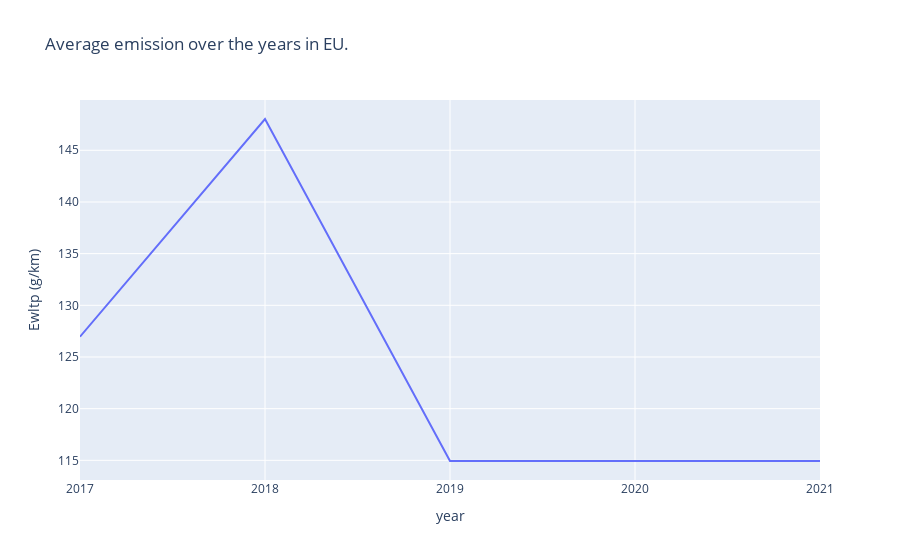

This figure's notebook cell:
### Code cell
# Plot average emission in EU over the years.
fig = px.line(eu_emission, x="year", y="Ewltp (g/km)", title="Average emission over the years in EU.")
fig.update_xaxes(type='category')
fig.show()

### Figure 1 — Plotly figure (JSON) as saved in the notebook; plotly's stock layout.template omitted (floating-point values rounded to 4 significant figures)
{"data": [{"hovertemplate": "year=%{x}<br>Ewltp (g/km)=%{y}<extra></extra>", "legendgroup": "", "line": {"color": "#636efa", "dash": "solid"}, "marker": {"symbol": "circle"}, "mode": "lines", "name": "", "orientation": "v", "showlegend": false, "type": "scatter", "x": [2017, 2018, 2019, 2020, 2021], "xaxis": "x", "y": [127.0, 148.0, 114.9, 114.9, 114.9], "yaxis": "y"}], "layout": {"legend": {"tracegroupgap": 0}, "title": {"text": "Average emission over the years in EU."}, "xaxis": {"anchor": "y", "domain": [0, 1], "title": {"text": "year"}, "type": "category"}, "yaxis": {"anchor": "x", "domain": [0, 1], "title": {"text": "Ewltp (g/km)"}}}}
